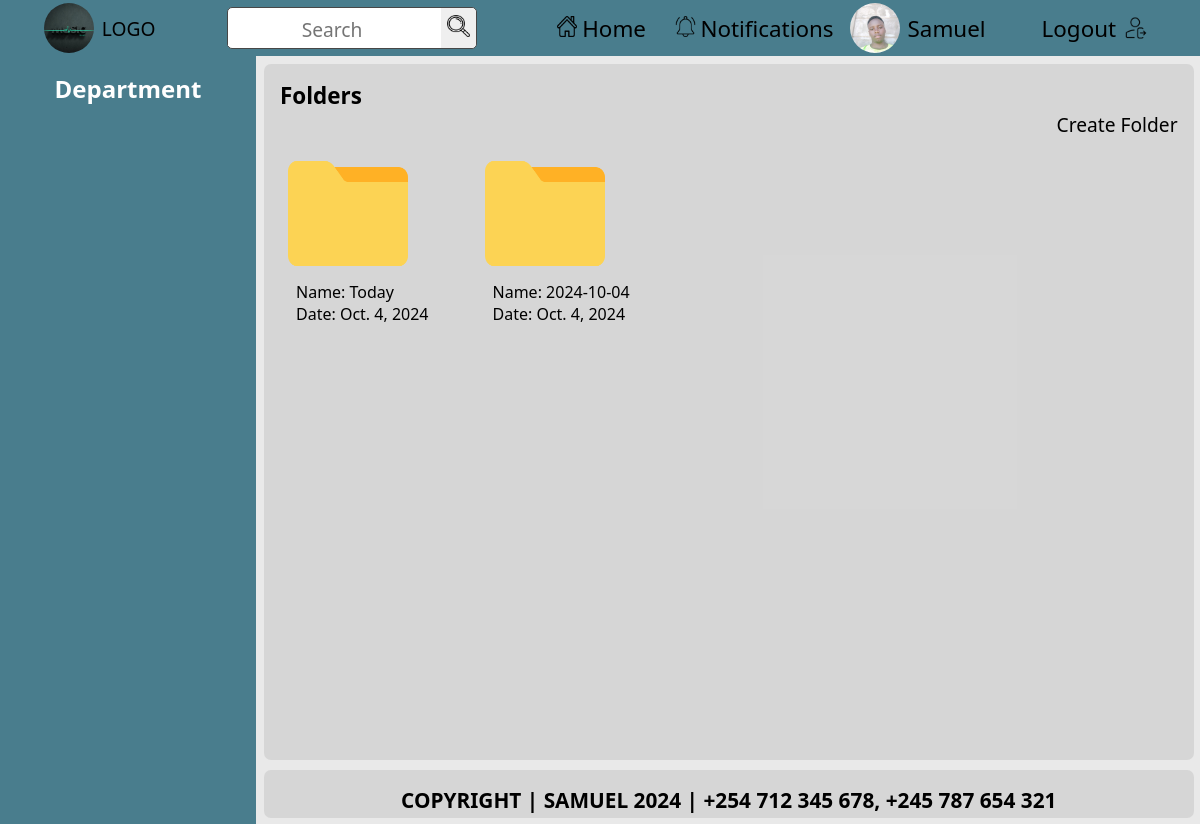
The page /departments/1/ (signed in) on the database as committed earlier.
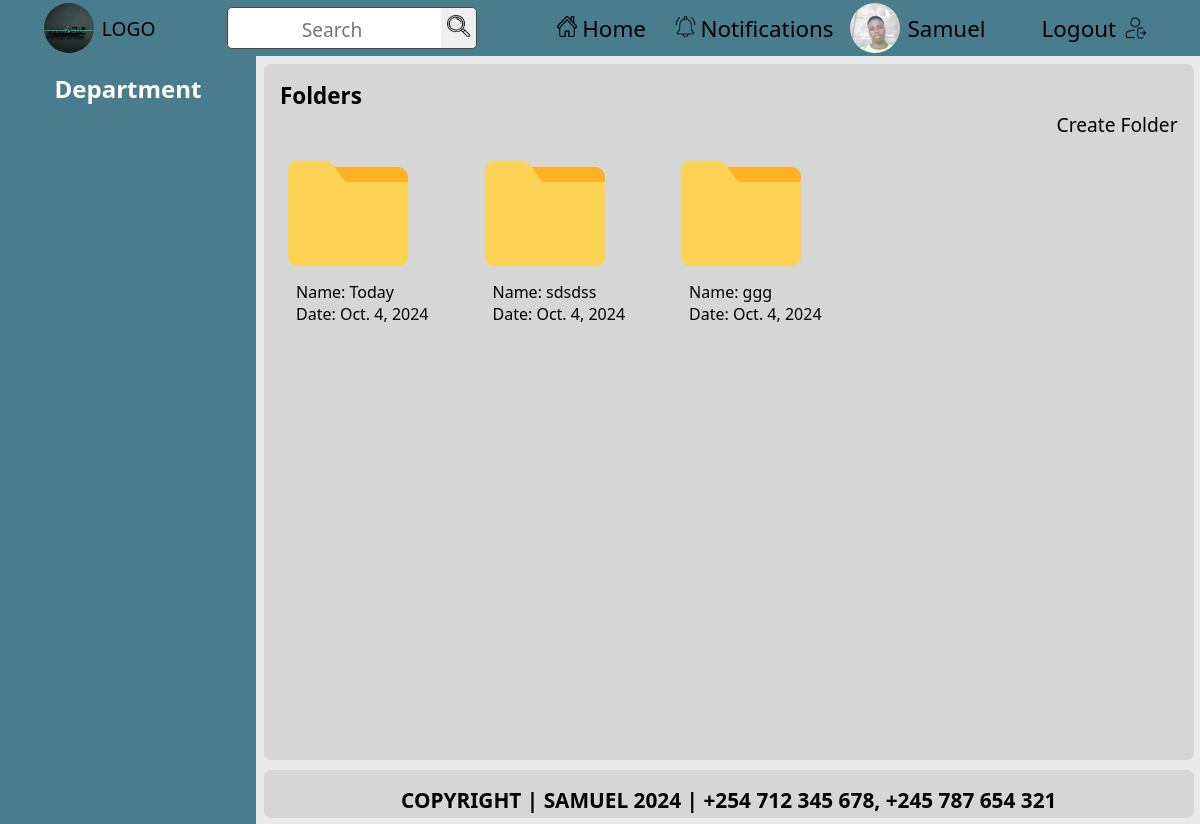
The same page on the database as committed later.
### documents/models.py (models this page shows, shortened)
class CustomUser(AbstractUser):
    department = models.ForeignKey(
        Department,
        on_delete=models.SET_NULL,
        null=True,
        blank=True,
        related_name='users'
    )
    nationalID = models.CharField(max_length=20, unique=True, null=True, blank=True)  # Adjust max_length as necessary
    contact_number = models.CharField(max_length=15, unique=True, null=True, blank=True)  # Adjust max_length as necessary
    groups = models.ManyToManyField(
        Group,
        related_name='customuser_set',  # Ensure unique related_name
        blank=True,
    )
    user_permissions = models.ManyToManyField(
        Permission,
        related_name='customuser_set',  # Ensure unique related_name
        blank=True,
    )

class Folder(models.Model):
    name = models.CharField(max_length=100)
    department = models.ForeignKey(
        Department,
        on_delete=models.CASCADE,
        related_name='folders'
    )
    created_at = models.DateField(auto_now_add=True)
    created_by = models.ForeignKey(
        CustomUser,
        on_delete=models.SET_NULL,
        null=True,
        related_name='folders_created'
    )
    updated_at = models.DateTimeField(auto_now=True)
    @property
    def is_empty(self):
        return not self.documents.exists()

### documents/views.py (the view)
# urls.py: path('departments/<int:department_id>/', views.department_detail, name='department_detail'),
@login_required
def department_detail(request, department_id):
    department = get_object_or_404(Department, id=department_id)
    folders = department.folders.all()
    documents = Document.objects.filter(folder__department=department)
    return render(request, 'documents/department_details.html', {
        'department': department,
        'folders': folders,
        'documents': documents,
    })

### documents/context_processors.py (called while the page is built)
def departments_context(request):
    user_department = None
    if request.user.is_authenticated:
        user_department = request.user.department  # Assuming User model has a 'department' field
    return {
        'user_department': user_department
    }

### documents/templates/documents/department_details.html (shortened to what this page needs)
{% extends 'base.html' %} {% load static %} {% block extra_css %}
<link rel="stylesheet" href="{% static 'css/svg.css' %}" />
<link rel="stylesheet" href="{% static 'css/folders.css' %}" />
<link rel="stylesheet" href="{% static 'css/files.css' %}" />
{% endblock %}
{% block content %}
{% if folders %}
<h3>Folders</h3>
<div style="text-align: right">
  <a href="{% url 'documents:create_folder' %}" class="btn btn-primary">
    Create Folder
  </a>
</div>
<div class="folder-container">
  {% for folder in folders %}
  <a href="{% url 'documents:folder_detail' folder.id %}">
    <div class="folder-items">
      {% if folder.is_empty %}
      <img
        src="{% static 'images/empty-folder.png' %}"
        alt="empty_folder"
        width="120rem"
        height="135rem"
      />
      {% endif %}
      <div class="folder-details">
        <p>Name: {{ folder.name }}</p>
        <p>Date: {{ folder.created_at }}</p>
      </div>
    </div>
  </a>
  {% endfor %}
</div>
{% endif %} {% endblock %}

### templates/base.html (shortened to what this page needs)
<!DOCTYPE html>
{% load static %}
<html lang="en">
  <head>
    <link rel="stylesheet" href="{% static 'css/index.css' %}" />
    {% block extra_css %}{% endblock %}
  </head>
  <body>
    <header>
      <a
        href="{% if user.is_superuser %}{% url 'custom_admin_dashboard:admin_dashboard' %}{% else %}{% url 'documents:home' %}{% endif %}"
      >
        <div class="left-row">
          <img
            src="{% static 'images/logo.jpg' %}"
            alt="logo image"
            width="50"
            height="50"
          />
          <span>LOGO</span>
        </div>
      </a>
      <div class="middle-row">
        <form action="{% url 'documents:search' %}" method="get">
          <input type="text" name="q" placeholder="Search" required />
          <button type="submit">
            <img src="{% static 'images/search.png' %} " alt="Search" />
          </button>
        </form>
      </div>
      <div class="right-row">
        <ul>
          <a
            href="{% if user.is_superuser %}{% url 'custom_admin_dashboard:admin_dashboard' %}{% else %}{% url 'documents:home' %}{% endif %}"
          >
            <li>
              <span
                ><img src="{% static 'images/home.png' %}" alt="Home" /></span
              >Home
            </li>
          </a>
          <a href="#">
            <li>
              <span
                ><img
                  src="{% static 'images/notification.png' %}"
                  alt="Notifications" /></span
              >Notifications
            </li>
          </a>
        </ul>
        <a href="#">
          <div class="profile">
            <img
              src="{% static 'images/profile.jpg' %}"
              alt="profile picture"
              width="50"
              height="50"
            />
            <span>{{ user.username }}</span>
          </div>
        </a>
        <a href="{% url 'documents:logout' %}">
          <div class="last">
            <span>Logout</span>
            <img src="{% static 'images/logout.png' %}" alt="Logout" />
          </div>
        </a>
      </div>
    </header>
    <main>
      <section>
        <div class="sidebar">
          <div class="title">
            <h1>Department</h1>
          </div>
        </div>
      </section>
      <section>
        <div class="container">
          {% block content %} {% endblock %}
        </div>
      </section>
    </main>
    <footer>
      <div class="endnote">
        <p>COPYRIGHT | SAMUEL 2024 | +254 712 345 678, +245 787 654 321</p>
      </div>
    </footer>
  </body>
</html>

### static/css/index.css (style rules this page uses)
* { margin: 0; padding: 0; box-sizing: border-box; text-decoration: none; font-family: "Segoe UI", Tahoma, Geneva, Verdana, sans-serif; }
a { color: black; }
li { list-style: none; }
body { background-color: hsla(0, 0%, 90%, 0.87); }
header { display: flex; align-items: center; justify-content: space-around; padding: 0.5rem; background-color: hsl(194, 32%, 42%); position: fixed; font-size: 1.2rem; top: 0; left: 0; right: 0; height: 3.5rem; z-index: 100; }
header ul { display: flex; list-style: none; gap: 0.8rem; }
header ul li { font-size: 1.4rem; border-radius: 6px; }
.left-row { display: flex; align-items: center; }
.middle-row form { background-color: white; width: auto; border: 1.5px solid hsl(0, 0%, 28%); border-radius: 5px; }
.middle-row form input { outline: none; border: none; text-align: center; padding: 0.3rem; }
.middle-row form input::placeholder { margin: auto; font-size: 1.2rem; }
.middle-row form button img { width: 1.4rem; height: 1.4rem; }
.middle-row form button { cursor: pointer; padding: 0.4rem; border: none; outline: none; border-top-right-radius: 5px; border-bottom-right-radius: 5px; }
.right-row { display: flex; align-items: center; }
.right-row ul { cursor: pointer; }
.right-row ul li { display: flex; align-items: center; justify-content: center; padding: 0.5rem; }
.right-row ul li img { margin-right: 0.3rem; width: 1.3rem; height: 1.3rem; }
.left-row span { cursor: pointer; }
.left-row img { cursor: pointer; object-fit: cover; margin-right: 0.5rem; width: 50px; height: 50px; border-radius: 50%; }
.last { display: flex; align-items: center; justify-content: center; gap: 0.5rem; margin-left: 3rem; font-size: 1.4rem; border-radius: 6px; padding: 0.5rem; }
.last img { width: 1.5rem; height: 1.5rem; }
.profile { font-size: 1.4rem; border-radius: 6px; margin-left: 0.5rem; display: flex; align-items: center; }
.profile img { object-fit: cover; margin-right: 0.5rem; width: 50px; height: 50px; border-radius: 50%; }
.sidebar { color: white; background-color: hsl(194, 32%, 42%); position: fixed; width: 16rem; top: 3.5rem; bottom: 0; display: flex; flex-direction: column; gap: 1rem; }
.sidebar .title { padding: 1rem; text-align: center; }
.container { overflow-y: auto; font-size: 1.2rem; height: 87vh; width: auto; background-color: hsla(0, 0%, 77%, 0.5); padding: 1rem; margin-top: 4rem; margin-left: 16.5rem; margin-right: 0.4rem; margin-bottom: 4rem; border-radius: 7px; }
.endnote { bottom: 0; right: 0; left: 0; position: fixed; padding: 1rem; font-size: 1.3rem; font-weight: bold; background-color: hsla(0, 0%, 77%, 0.5); height: 3rem; text-align: center; justify-content: center; margin-left: 16.5rem; margin-right: 0.4rem; margin-bottom: 0.4rem; border-radius: 7px; }

### static/css/folders.css (style rules this page uses)
.folder-container { display: flex; flex-wrap: wrap; gap: 2.5rem; margin-right: 0; }
.folder-items { padding: 0.5rem; border-radius: 0.3rem; display: flex; flex-direction: column; }
.folder-details { font-size: 1rem; margin-left: 0.5rem; display: flex; flex-direction: column; }

Rows that differ between the two databases and show on the page:
removed Folder: name "2024-10-04", created_at "Oct. 4, 2024"
added Folder: name "sdsdss", created_at "Oct. 4, 2024"
added Folder: name "ggg", created_at "Oct. 4, 2024"
